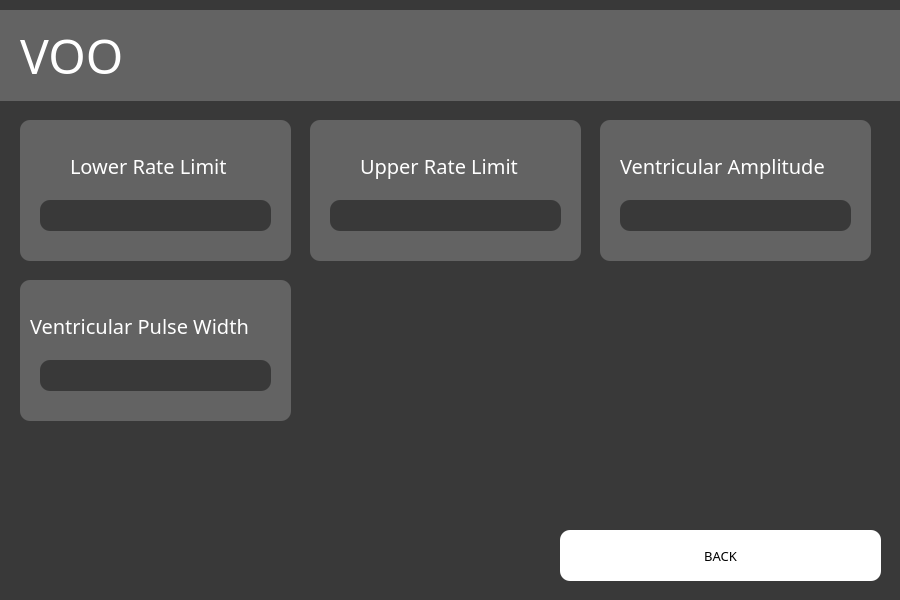
<?xml version="1.0" encoding="UTF-8"?>
<ui version="4.0">
 <class>Dialog</class>
 <widget class="QDialog" name="Dialog">
  <property name="geometry">
   <rect>
    <x>0</x>
    <y>0</y>
    <width>900</width>
    <height>600</height>
   </rect>
  </property>
  <property name="minimumSize">
   <size>
    <width>900</width>
    <height>600</height>
   </size>
  </property>
  <property name="maximumSize">
   <size>
    <width>900</width>
    <height>600</height>
   </size>
  </property>
  <property name="windowTitle">
   <string>Dialog</string>
  </property>
  <property name="styleSheet">
   <string notr="true">background-color: rgb(57, 57, 57);</string>
  </property>
  <widget class="QGraphicsView" name="graphicsView_2">
   <property name="geometry">
    <rect>
     <x>0</x>
     <y>10</y>
     <width>1201</width>
     <height>91</height>
    </rect>
   </property>
   <property name="styleSheet">
    <string notr="true">background-color: rgb(99, 99, 99);
border: none;
</string>
   </property>
  </widget>
  <widget class="QLabel" name="label">
   <property name="geometry">
    <rect>
     <x>20</x>
     <y>0</y>
     <width>501</width>
     <height>111</height>
    </rect>
   </property>
   <property name="font">
    <font>
     <family>Franklin Gothic Book</family>
     <pointsize>36</pointsize>
    </font>
   </property>
   <property name="layoutDirection">
    <enum>Qt::LeftToRight</enum>
   </property>
   <property name="styleSheet">
    <string notr="true">color: rgb(255, 255, 255);
background-color: none;</string>
   </property>
   <property name="text">
    <string>VOO</string>
   </property>
  </widget>
  <widget class="QLineEdit" name="input">
   <property name="geometry">
    <rect>
     <x>40</x>
     <y>200</y>
     <width>231</width>
     <height>31</height>
    </rect>
   </property>
   <property name="styleSheet">
    <string notr="true">font-size: 12pt;
color: rgb(255, 255, 255);
border-radius: 10;
background-color: rgb(57, 57, 57)</string>
   </property>
   <property name="text">
    <string/>
   </property>
  </widget>
  <widget class="QGraphicsView" name="graphicsView_4">
   <property name="geometry">
    <rect>
     <x>20</x>
     <y>120</y>
     <width>271</width>
     <height>141</height>
    </rect>
   </property>
   <property name="styleSheet">
    <string notr="true">background-color: rgb(99, 99, 99);
border-radius: 10;</string>
   </property>
  </widget>
  <widget class="QLabel" name="label_2">
   <property name="geometry">
    <rect>
     <x>70</x>
     <y>150</y>
     <width>181</width>
     <height>31</height>
    </rect>
   </property>
   <property name="font">
    <font>
     <family>Franklin Gothic Book</family>
     <pointsize>15</pointsize>
    </font>
   </property>
   <property name="styleSheet">
    <string notr="true">color: rgb(255, 255, 255);
font-size: 15pt;
background-color: none;
</string>
   </property>
   <property name="text">
    <string>Lower Rate Limit</string>
   </property>
  </widget>
  <widget class="QLineEdit" name="input_2">
   <property name="geometry">
    <rect>
     <x>330</x>
     <y>200</y>
     <width>231</width>
     <height>31</height>
    </rect>
   </property>
   <property name="styleSheet">
    <string notr="true">font-size: 12pt;
color: rgb(255, 255, 255);
border-radius: 10;
background-color: rgb(57, 57, 57)</string>
   </property>
   <property name="text">
    <string/>
   </property>
  </widget>
  <widget class="QGraphicsView" name="graphicsView_5">
   <property name="geometry">
    <rect>
     <x>310</x>
     <y>120</y>
     <width>271</width>
     <height>141</height>
    </rect>
   </property>
   <property name="styleSheet">
    <string notr="true">background-color: rgb(99, 99, 99);
border-radius: 10;</string>
   </property>
  </widget>
  <widget class="QLabel" name="label_3">
   <property name="geometry">
    <rect>
     <x>360</x>
     <y>150</y>
     <width>181</width>
     <height>31</height>
    </rect>
   </property>
   <property name="font">
    <font>
     <family>Franklin Gothic Book</family>
     <pointsize>15</pointsize>
    </font>
   </property>
   <property name="styleSheet">
    <string notr="true">color: rgb(255, 255, 255);
font-size: 15pt;
background-color: none;
</string>
   </property>
   <property name="text">
    <string>Upper Rate Limit</string>
   </property>
  </widget>
  <widget class="QLineEdit" name="input_4">
   <property name="geometry">
    <rect>
     <x>40</x>
     <y>360</y>
     <width>231</width>
     <height>31</height>
    </rect>
   </property>
   <property name="styleSheet">
    <string notr="true">font-size: 12pt;
color: rgb(255, 255, 255);
border-radius: 10;
background-color: rgb(57, 57, 57)</string>
   </property>
   <property name="text">
    <string/>
   </property>
  </widget>
  <widget class="QGraphicsView" name="graphicsView_6">
   <property name="geometry">
    <rect>
     <x>20</x>
     <y>280</y>
     <width>271</width>
     <height>141</height>
    </rect>
   </property>
   <property name="styleSheet">
    <string notr="true">background-color: rgb(99, 99, 99);
border-radius: 10;</string>
   </property>
  </widget>
  <widget class="QLabel" name="label_4">
   <property name="geometry">
    <rect>
     <x>30</x>
     <y>310</y>
     <width>251</width>
     <height>31</height>
    </rect>
   </property>
   <property name="font">
    <font>
     <family>Franklin Gothic Book</family>
     <pointsize>15</pointsize>
    </font>
   </property>
   <property name="styleSheet">
    <string notr="true">color: rgb(255, 255, 255);
font-size: 15pt;
background-color: none;
</string>
   </property>
   <property name="text">
    <string>Ventricular Pulse Width</string>
   </property>
  </widget>
  <widget class="QLineEdit" name="input_3">
   <property name="geometry">
    <rect>
     <x>620</x>
     <y>200</y>
     <width>231</width>
     <height>31</height>
    </rect>
   </property>
   <property name="styleSheet">
    <string notr="true">font-size: 12pt;
color: rgb(255, 255, 255);
border-radius: 10;
background-color: rgb(57, 57, 57)</string>
   </property>
   <property name="text">
    <string/>
   </property>
  </widget>
  <widget class="QGraphicsView" name="graphicsView_7">
   <property name="geometry">
    <rect>
     <x>600</x>
     <y>120</y>
     <width>271</width>
     <height>141</height>
    </rect>
   </property>
   <property name="styleSheet">
    <string notr="true">background-color: rgb(99, 99, 99);
border-radius: 10;</string>
   </property>
  </widget>
  <widget class="QLabel" name="label_5">
   <property name="geometry">
    <rect>
     <x>620</x>
     <y>150</y>
     <width>231</width>
     <height>31</height>
    </rect>
   </property>
   <property name="font">
    <font>
     <family>Franklin Gothic Book</family>
     <pointsize>15</pointsize>
    </font>
   </property>
   <property name="styleSheet">
    <string notr="true">color: rgb(255, 255, 255);
font-size: 15pt;
background-color: none;
</string>
   </property>
   <property name="text">
    <string>Ventricular Amplitude</string>
   </property>
  </widget>
  <widget class="QPushButton" name="backbutton">
   <property name="geometry">
    <rect>
     <x>560</x>
     <y>530</y>
     <width>321</width>
     <height>51</height>
    </rect>
   </property>
   <property name="font">
    <font>
     <family>Franklin Gothic Book</family>
     <pointsize>10</pointsize>
    </font>
   </property>
   <property name="styleSheet">
    <string notr="true">background-color: rgb(255, 255, 255);
border-radius: 10;</string>
   </property>
   <property name="text">
    <string>BACK</string>
   </property>
  </widget>
  <zorder>graphicsView_5</zorder>
  <zorder>graphicsView_7</zorder>
  <zorder>graphicsView_6</zorder>
  <zorder>graphicsView_4</zorder>
  <zorder>graphicsView_2</zorder>
  <zorder>label</zorder>
  <zorder>input</zorder>
  <zorder>label_2</zorder>
  <zorder>input_2</zorder>
  <zorder>label_3</zorder>
  <zorder>input_4</zorder>
  <zorder>label_4</zorder>
  <zorder>input_3</zorder>
  <zorder>label_5</zorder>
  <zorder>backbutton</zorder>
 </widget>
 <resources/>
 <connections/>
</ui>
